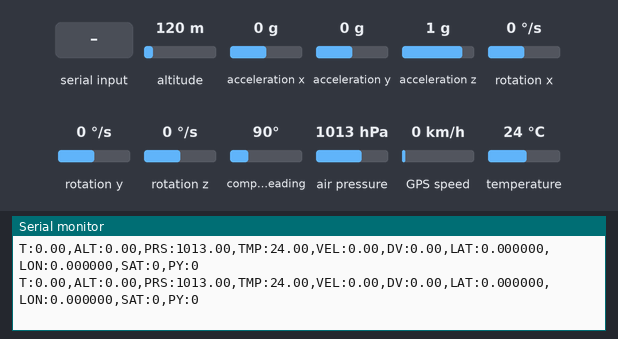
A sketch run on a simulated ESP32. Parts: the last lines printed to the serial monitor. Wiring (inferred from the names in the program): MPU-6050 motion sensor at I2C address 0x68. The inputs (shaded band) are chosen by the test bench; at power-on: air pressure 1013 hPa, acceleration z 1 g, temperature 24 °C, altitude 120 m, acceleration x 0 g, acceleration y 0 g, rotation x 0 °/s, rotation y 0 °/s, rotation z 0 °/s, compass heading 90°, GPS speed 0 km/h. The GPS gets a fix after 3 s at 37.7749, -122.4194 with 8 satellites.

Above: at 2.2 s.
2.3 s: air pressure set to 1000 hPa
At 2.31 s:
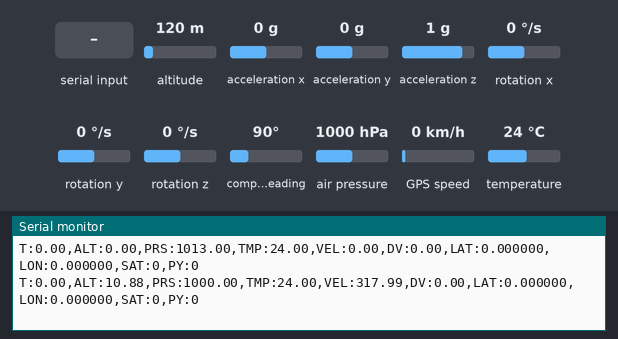
6.4 s: acceleration z set to -1.4 g
At 6.41 s:
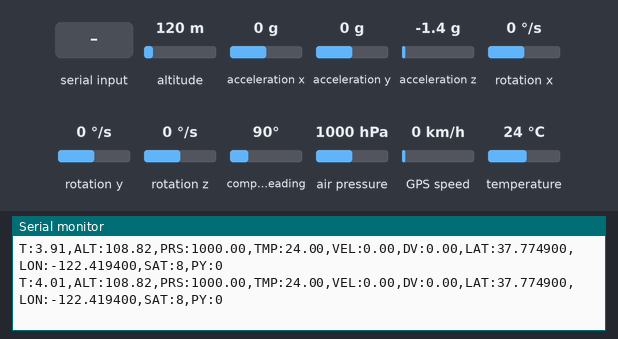
10.5 s: temperature set to 2 °C
At 10.51 s:
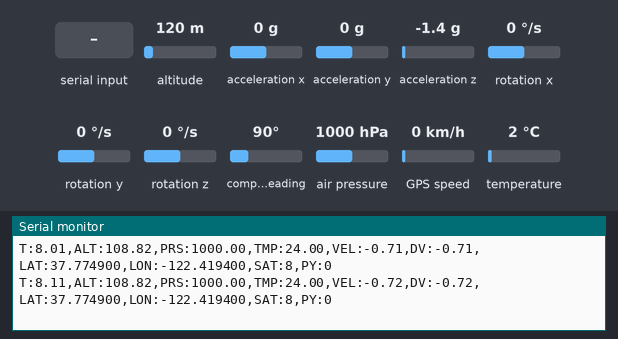
14.6 s: "1" received over the second serial link
At 14.81 s:
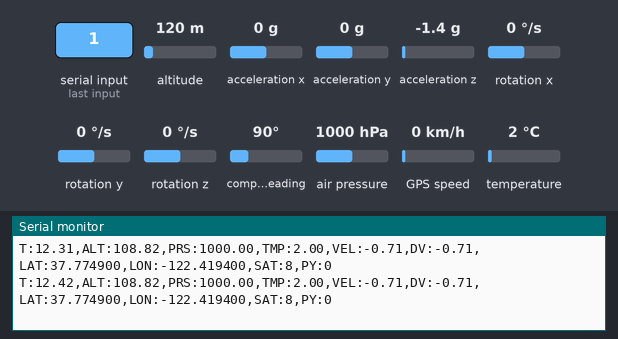
18.7 s: "0" received over the second serial link
At 19.51 s:
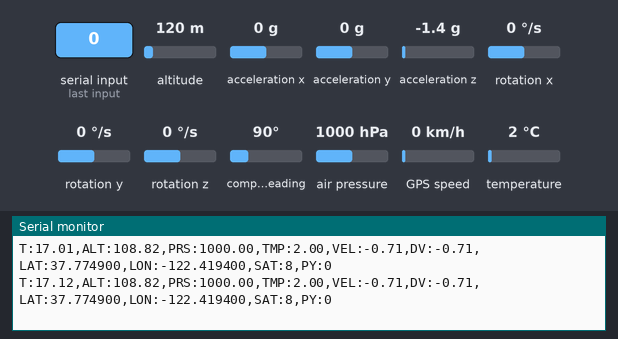
22.8 s: acceleration z set to 1.4 g
At 22.81 s:
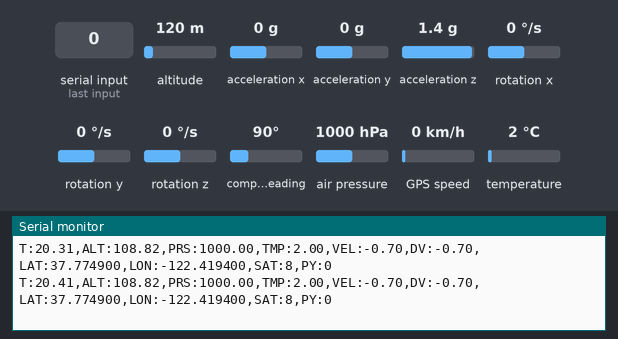
Timing chart, 0 to 25.8 s (numbered marks = the images above; inputs shaded):
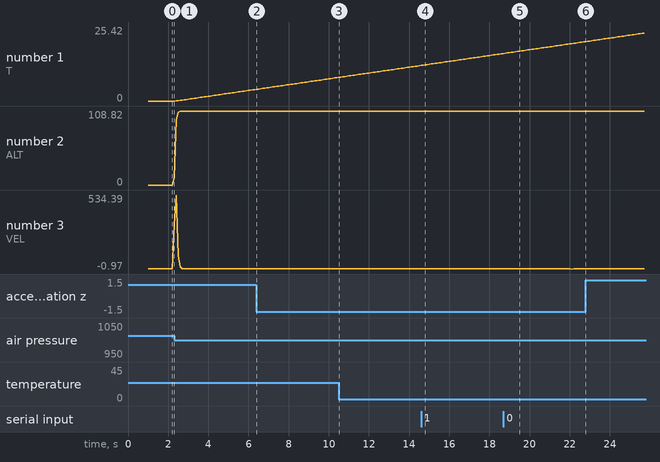

Measured:
- after the input at 2.3 s, the serial monitor: prints a new line at once (image 1)
- after the input at 14.6 s, the serial monitor: prints a new line after 0.10 s (image 4)
- after the input at 18.7 s, the serial monitor: prints a new line after 0.70 s (image 5)
- plotted number 1: 0 → 3.91 after the input at 2.3 s, 3.91 → 8.01 after the input at 6.4 s
- plotted number 2: 0 → 108.82 after the input at 2.3 s
- plotted number 3: 0 → -0.71 after the input at 6.4 s

The sketch:

Flight_Algorithm.ino
```cpp
/*
-------------------------------------------------------------
Project : Rocket Avionics System
Competition : TEKNOFEST Rocket Competition
Subsystem : Indigenous Flight Control Computer (I-FCC)

Description:
This software reads sensor data, estimates altitude and
velocity, detects launch, processes GPS data, and
transmits telemetry at 10 Hz.

Project Status:
Preliminary Design Review (PDR)

Team Members:
- Abineshwaran
- Ramya Kowsika M
-------------------------------------------------------------
*/#include <Wire.h>
#include <Adafruit_BMP280.h>
#include <TinyGPS++.h>

/* ================= MPU6050 ================= */
#define MPU_ADDR 0x68
#define PWR_MGMT_1 0x6B
#define ACCEL_XOUT 0x3B

/* ================= GPS ================= */
#define GPS_RX 16
#define GPS_TX 17

Adafruit_BMP280 bmp;
TinyGPSPlus gps;

bool launchDetected = false;
bool pyroStatus = false;

unsigned long launchMillis = 0;
unsigned long lastTime = 0;
unsigned long lastSend = 0;

float groundAltitude = 0;

float accFiltered = 0;
float altitudeFiltered = 0;
float altitudePrev = 0;
float velocity = 0;

/* ================= FILTER CONSTANTS ================= */
const float alphaAcc = 0.18;
const float alphaAlt = 0.10;

/* ================= KALMAN FILTER ================= */
float vel_est = 0;     // Estimated velocity
float P = 1;           // Estimation covariance
float Q = 0.05;        // Process noise (tune 0.02–0.08)
float R = 2.0;         // Measurement noise (tune 1–5)

/* ================================================== */
void setup() {

  Serial.begin(115200);
  Serial2.begin(9600, SERIAL_8N1, GPS_RX, GPS_TX);

  Wire.begin(21, 22);

  // Wake MPU6050
  Wire.beginTransmission(MPU_ADDR);
  Wire.write(PWR_MGMT_1);
  Wire.write(0);
  Wire.endTransmission();

  bmp.begin(0x76);

  delay(1000);
  groundAltitude = bmp.readAltitude(1013.25);

  lastTime = millis();
}

/* ================================================== */
void loop() {

  while (Serial2.available())
    gps.encode(Serial2.read());

  int sats = gps.satellites.value();

  unsigned long now = millis();
  float dt = (now - lastTime) / 1000.0;
  lastTime = now;
  if (dt <= 0) return;

  /* ================= MPU6050 READ ================= */
  Wire.beginTransmission(MPU_ADDR);
  Wire.write(ACCEL_XOUT);
  Wire.endTransmission(false);
  Wire.requestFrom(MPU_ADDR, 14);

  if (Wire.available() != 14) return;

  Wire.read(); Wire.read();     // AX
  Wire.read(); Wire.read();     // AY
  int16_t az = Wire.read() << 8 | Wire.read();  // AZ
  for (int i = 0; i < 6; i++) Wire.read();

  float az_net = (az / 16384.0) * 9.80665 - 9.80665;

  /* ================= BAROMETER ================= */
  float altitude = bmp.readAltitude(1013.25) - groundAltitude;
  float temperature = bmp.readTemperature();
  float pressure = bmp.readPressure() / 100.0;

  /* ================= LOW PASS FILTERS ================= */
  altitudeFiltered = alphaAlt * altitude +
                     (1 - alphaAlt) * altitudeFiltered;

  accFiltered = alphaAcc * az_net +
                (1 - alphaAcc) * accFiltered;

  /* ================= BARO VELOCITY ================= */
  float velBaro = (altitudeFiltered - altitudePrev) / dt;
  altitudePrev = altitudeFiltered;

  /* ================= KALMAN FILTER ================= */

  // ---- Prediction ----
  vel_est = vel_est + accFiltered * dt;
  P = P + Q;

  // ---- Update ----
  float K = P / (P + R);         // Kalman Gain
  vel_est = vel_est + K * (velBaro - vel_est);
  P = (1 - K) * P;

  velocity = vel_est;

  /* ================= LAUNCH DETECTION ================= */
  static unsigned long trig = 0;

  if (!launchDetected && (accFiltered > 6 || velocity > 3)) {
    if (trig == 0) trig = millis();
    if (millis() - trig > 80) {
      launchDetected = true;
      launchMillis = millis();
    }
  } else {
    trig = 0;
  }

  float Tplus = launchDetected ?
                (millis() - launchMillis) / 1000.0 :
                0;

  /* ================= GPS ================= */
  static double lat = 0;
  static double lon = 0;

  if (gps.location.isValid()) {
    lat = gps.location.lat();
    lon = gps.location.lng();
  }

  float descentVelocity = (velocity < 0) ? velocity : 0;

  /* ================= 10 Hz TELEMETRY ================= */
  if (millis() - lastSend >= 100) {

    lastSend += 100;

    Serial.print("T:");
    Serial.print(Tplus, 2);

    Serial.print(",ALT:");
    Serial.print(altitudeFiltered, 2);

    Serial.print(",PRS:");
    Serial.print(pressure, 2);

    Serial.print(",TMP:");
    Serial.print(temperature, 2);

    Serial.print(",VEL:");
    Serial.print(velocity, 2);

    Serial.print(",DV:");
    Serial.print(descentVelocity, 2);

    Serial.print(",LAT:");
    Serial.print(lat, 6);

    Serial.print(",LON:");
    Serial.print(lon, 6);

    Serial.print(",SAT:");
    Serial.print(sats);

    Serial.print(",PY:");
    Serial.println(pyroStatus ? 1 : 0);
  }
}
```
